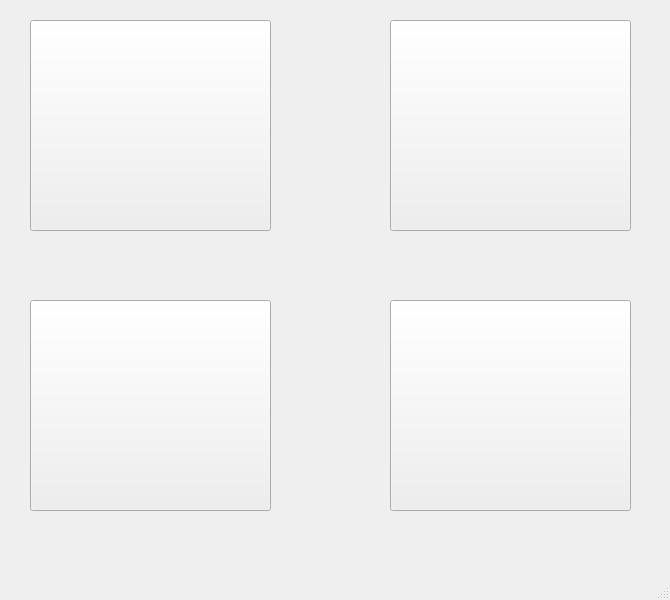
<?xml version="1.0" encoding="UTF-8"?>
<ui version="4.0">
 <class>MainWindow</class>
 <widget class="QMainWindow" name="MainWindow">
  <property name="geometry">
   <rect>
    <x>0</x>
    <y>0</y>
    <width>670</width>
    <height>600</height>
   </rect>
  </property>
  <property name="windowTitle">
   <string>MainWindow</string>
  </property>
  <widget class="QWidget" name="centralwidget">
   <widget class="QPushButton" name="pushButton">
    <property name="geometry">
     <rect>
      <x>30</x>
      <y>20</y>
      <width>241</width>
      <height>211</height>
     </rect>
    </property>
    <property name="text">
     <string></string>
    </property>
   </widget>
   <widget class="QPushButton" name="pushButton_2">
    <property name="geometry">
     <rect>
      <x>390</x>
      <y>20</y>
      <width>241</width>
      <height>211</height>
     </rect>
    </property>
    <property name="text">
     <string></string>
    </property>
   </widget>
   <widget class="QPushButton" name="pushButton_3">
    <property name="geometry">
     <rect>
      <x>390</x>
      <y>300</y>
      <width>241</width>
      <height>211</height>
     </rect>
    </property>
    <property name="text">
     <string></string>
    </property>
   </widget>
   <widget class="QPushButton" name="pushButton_4">
    <property name="geometry">
     <rect>
      <x>30</x>
      <y>300</y>
      <width>241</width>
      <height>211</height>
     </rect>
    </property>
    <property name="text">
     <string></string>
    </property>
   </widget>
  </widget>
  <widget class="QMenuBar" name="menubar">
   <property name="geometry">
    <rect>
     <x>0</x>
     <y>0</y>
     <width>670</width>
     <height>21</height>
    </rect>
   </property>
  </widget>
  <widget class="QStatusBar" name="statusbar"/>
 </widget>
 <resources/>
 <connections/>
</ui>
